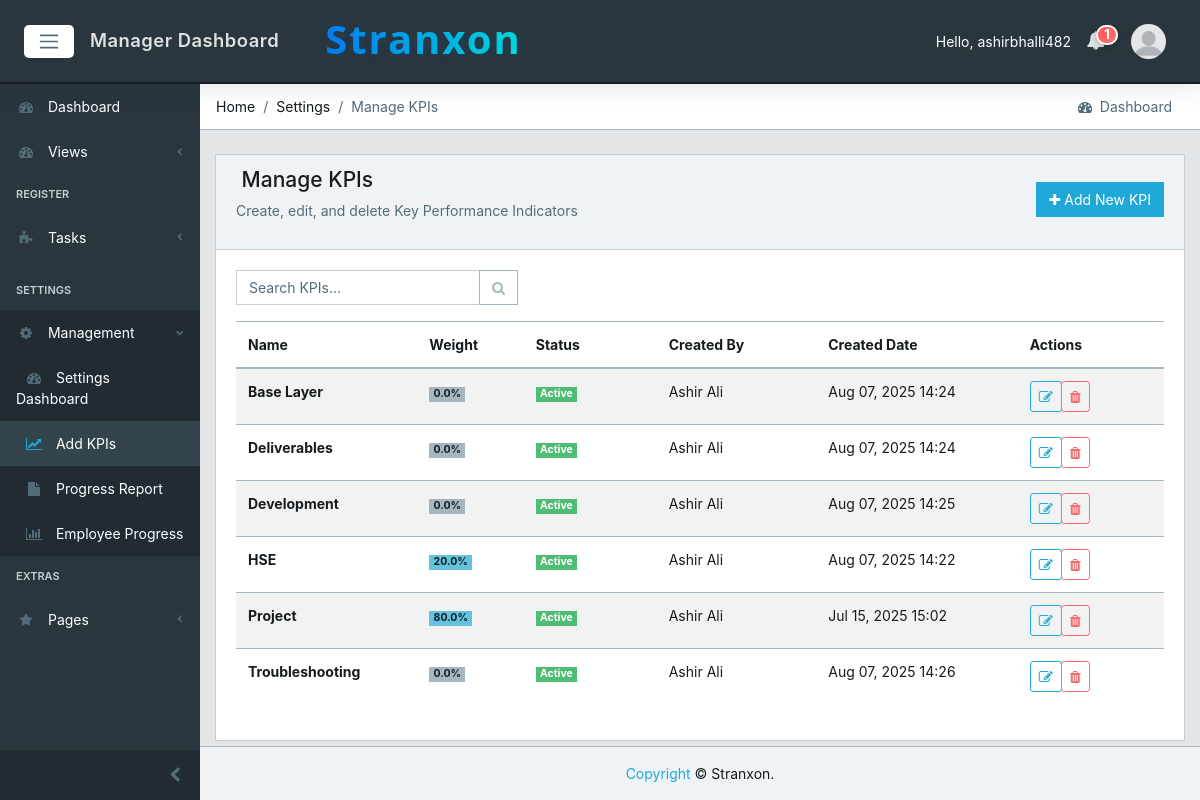
/settings/kpis/ (signed in), run on the app's committed database.
### core/models.py (models this page shows, shortened)
class CustomUser(AbstractUser):
    email = models.EmailField(unique=True)  # Make email unique for authentication
    user_type = models.CharField(max_length=15, choices=USER_TYPE_CHOICES, db_index=True)
    designation = models.CharField(max_length=100, blank=True, null=True)
    created_by = models.ForeignKey('self', on_delete=models.SET_NULL, null=True, blank=True, related_name='created_users')
    created_date = models.DateField(auto_now_add=True)
    created_time = models.TimeField(auto_now_add=True)
    under_supervision = models.ForeignKey('self', on_delete=models.SET_NULL, null=True, blank=True, related_name='supervised_users')
    avatar = models.ImageField(upload_to='core/avatar', blank=True, null=True)
    @property
    def avatar_url(self):
        try:
            if self.avatar:
                url = getattr(self.avatar, 'url', None)
                if url and ('cloudinary' in url or 'res.cloudinary.com' in url):
                    return url
                avatar_path = getattr(self.avatar, 'path', None)
                if avatar_path and os.path.isfile(avatar_path) and url:
                    return url
        except Exception:
            pass
        return static('core/img/avatar/blank_profile.png')

class KPI(models.Model):
    name = models.CharField(max_length=100, verbose_name="KPI Name")
    weight = models.FloatField(
        default=0.0,
        validators=[MinValueValidator(0), MaxValueValidator(100)],
        verbose_name="Weight (%)",
        help_text="Weight percentage for this KPI in employee progress calculation (0-100%)"
    )
    description = models.TextField(
        blank=True,
        verbose_name="Description",
        help_text="Description of what this KPI measures"
    )
    is_active = models.BooleanField(
        default=True,
        verbose_name="Active",
        help_text="Whether this KPI is active and used in calculations"
    )
    sort_order = models.IntegerField(
        default=0,
        verbose_name="Sort Order",
        help_text="Order in which KPIs are displayed"
    )
    created_at = models.DateTimeField(auto_now_add=True)
    created_by = models.ForeignKey(CustomUser, on_delete=models.SET_NULL, null=True, blank=True)
    class Meta:
        verbose_name = "KPI"
        verbose_name_plural = "KPIs"
        ordering = ['sort_order', 'name']

### core/views.py (the view)
# urls.py: path('settings/kpis/', views.KPIListView.as_view(), name='kpi-list'),
class KPIListView(LoginRequiredMixin, ManagerRequiredMixin, ListView):
    model = KPI
    template_name = 'core/kpi_list.html'
    context_object_name = 'kpis'
    ordering = ['name']
    paginate_by = 10
    def get_queryset(self):
        queryset = super().get_queryset()
        queryset = queryset.filter(created_by=self.request.user)
        search_query = self.request.GET.get('search', '')
        if search_query:
            queryset = queryset.filter(name__icontains=search_query)
        return queryset
    def get_context_data(self, **kwargs):
        context = super().get_context_data(**kwargs)
        context['search_query'] = self.request.GET.get('search', '')
        return context

### core/context_processors.py (called while the page is built)
def logged_user_processor(request):
    if request.user.is_authenticated:
        try:
            logged_user = CustomUser.objects.select_related('under_supervision').get(id=request.user.id)
            return {'logged_user': logged_user}
        except CustomUser.DoesNotExist:
            return {'logged_user': None}
    return {'logged_user': None}

def notifications_processor(request):
    if request.user.is_authenticated:
        cache_key = f"unread_count:{request.user.id}"
        unread_count = cache.get(cache_key)
        if unread_count is None:
            unread_count = Notification.objects.filter(recipient=request.user, read=False).count()
            cache.set(cache_key, unread_count, 15)  # short cache to keep badges fresh
        unread_notifications = (
            Notification.objects.select_related('sender')
            .filter(recipient=request.user, read=False)
            .order_by('-created_at')[:10]
        )
        return {
            'unread_notifications': unread_notifications,
            'unread_count': unread_count,
        }
    return {'unread_notifications': [], 'unread_count': 0}

def debug_flag_processor(request):
    return {"DEBUG": settings.DEBUG}

### core/views.py (called while the page is built)
    def test_func(self):
        return self.request.user.is_authenticated and self.request.user.user_type == 'manager'

### core/templates/core/kpi_list.html (shortened to what this page needs)
{% extends 'core/base.html' %}
{% load static %}
{% block breadcrumb %}
        <li class="breadcrumb-item">Home</li>
        <li class="breadcrumb-item">Settings</li>
        <li class="breadcrumb-item active">Manage KPIs</li>
{% endblock breadcrumb%}
{% block content %}
<div class="container">
  <div class="row">
    <div class="col-12">
      <div class="card">
        <div class="card-header d-md-flex justify-content-between align-items-center">
          <div>
            <h4> Manage KPIs</h4>
            <p class="text-muted">Create, edit, and delete Key Performance Indicators</p>
          </div>
          <a href="{% url 'core:kpi-create' %}" class="btn btn-primary">
            <i class="fa fa-plus"></i> Add New KPI
          </a>
        </div>
        <div class="card-body">
          <div class="row mb-3">
            <div class="col-md-6">
              <form method="get" class="form-inline">
                <div class="input-group">
                  <input type="text" name="search" class="form-control" placeholder="Search KPIs..." value="{{ search_query }}">
                  <div class="input-group-append">
                    <button type="submit" class="btn btn-outline-secondary">
                      <i class="fa fa-search"></i>
                    </button>
                  </div>
                </div>
              </form>
            </div>
          </div>
          {% if kpis %}
            <div class="table-responsive table-responsive-sm">
              <table class="table table-striped">
                <thead>
                  <tr>
                    <th class="text-nowrap" style="min-width:120px;">Name</th>
                    <th class="text-nowrap d-none d-sm-table-cell" style="min-width:80px;">Weight</th>
                    <th class="text-nowrap d-none d-md-table-cell" style="min-width:100px;">Status</th>
                    <th class="text-nowrap d-none d-lg-table-cell" style="min-width:120px;">Created By</th>
                    <th class="text-nowrap d-none d-xl-table-cell" style="min-width:130px;">Created Date</th>
                    <th class="text-nowrap" style="min-width:110px;">Actions</th>
                  </tr>
                </thead>
                <tbody>
                  {% for kpi in kpis %}
                    <tr>
                      <td class="text-nowrap" style="min-width:120px;">
                        <strong>{{ kpi.name }}</strong>
                      </td>
                      <td class="text-nowrap d-none d-sm-table-cell" style="min-width:80px;">
                        <span class="badge badge-{% if kpi.weight > 0 %}info{% else %}secondary{% endif %}">
                          {{ kpi.weight }}%
                        </span>
                      </td>
                      <td class="text-nowrap d-none d-md-table-cell" style="min-width:100px;">
                        <span class="badge badge-{% if kpi.is_active %}success{% else %}danger{% endif %}">
                          {% if kpi.is_active %}Active{% else %}Inactive{% endif %}
                        </span>
                      </td>
                      <td class="text-nowrap d-none d-lg-table-cell" style="min-width:120px;">
                        {% if kpi.created_by %}
                          {{ kpi.created_by.get_full_name }}
                        {% else %}
                          <span class="text-muted">System</span>
                        {% endif %}
                      </td>
                      <td class="text-nowrap d-none d-xl-table-cell" style="min-width:130px;">{{ kpi.created_at|date:"M d, Y H:i" }}</td>
                      <td class="text-nowrap" style="min-width:110px;">
                        <div class="btn-group btn-group-sm">
                          <a href="{% url 'core:kpi-edit' kpi.pk %}" class="btn btn-outline-primary" title="Edit">
                            <i class="fa fa-edit"></i>
                          </a>
                          <a href="{% url 'core:kpi-delete' kpi.pk %}" class="btn btn-outline-danger" title="Delete">
                            <i class="fa fa-trash"></i>
                          </a>
                        </div>
                      </td>
                    </tr>
                  {% endfor %}
                </tbody>
              </table>
            </div>
          {% endif %}
        </div>
      </div>
    </div>
  </div>
</div>
{% endblock %}

### core/templates/core/base.html (shortened to what this page needs)
{% load static %}
<!DOCTYPE html>
<html lang="en">
<head>
  <link href="{% static 'core/css/font-awesome.min.css' %}" rel="stylesheet">
  <link href="{% static 'core/css/simple-line-icons.min.css' %}" rel="stylesheet">
  <link href="{% static 'core/css/estilo.css' %}" rel="stylesheet">
  <link href="{% static 'core/css/style.css' %}" rel="stylesheet">
</head>
{% block body %}
<body class="app header-fixed sidebar-fixed aside-menu-fixed aside-menu-hidden">
  <header class="app-header navbar">
    <button class="navbar-toggler sidebar-toggler d-md-down-none" type="button">
      <span class="navbar-toggler-icon"></span>
    </button>
    <ul class="nav navbar-nav d-md-down-none">
      <li class="nav-item px-3">
        <a class="nav-link" href="{% url 'core:dashboard' %}">
          {% if user.user_type == 'admin' %}Admin Dashboard
          {% elif user.user_type == 'manager' %}Manager Dashboard
          {% else %}Employee Dashboard{% endif %}
        </a>
      </li>
    </ul>
    <div class="brand-gui d-none d-md-inline">
      <a href="{% url 'core:dashboard' %}"><h1 class="company-name">Stranxon</h1></a>
    </div>
    <ul class="nav navbar-nav ml-auto">
      {% if user.is_authenticated %}
      <li class="text-white d-none d-md-inline">Hello, {{ user.username }}</li>
      {% else %}
      <li class="text-muted">
        <a href="{% url 'core:login' %}">sign in</a>
      </li>
      {% endif %}
      <li class="nav-item dropdown">
        <a class="nav-link" data-toggle="dropdown" href="#" role="button" aria-haspopup="true" aria-expanded="false">
          <i class="fa fa-bell"></i>
          {% if unread_count and unread_count > 0 %}
            <span class="badge badge-pill badge-notify">{{ unread_count }}</span>
          {% endif %}
        </a>
      </li>
      <li class="nav-item dropdown">
        <a class="nav-link" data-toggle="dropdown" href="#" role="button" aria-haspopup="true" aria-expanded="false">
          {% if user.is_authenticated and logged_user %}
            <img src="{{ logged_user.avatar_url }}" class="img-avatar" alt="img">
          {% else %}
            <img src="{% static 'core/img/avatar/blank_profile.png' %}" class="img-avatar" alt="img">
          {% endif %}
        </a>
      </li>
    </ul>
  </header>
  <div class="app-body">
    <div class="sidebar">
      <nav class="sidebar-nav">
        <ul class="nav">
          <li class="nav-item">
            <a class="nav-link" href="{% url 'core:dashboard' %}"><i class="fa fa-tachometer"></i> Dashboard</a>
          </li>
          <li class="nav-item nav-dropdown">
            <a class="nav-link nav-dropdown-toggle" href="#"><i class="fa fa-tachometer"></i> Views</a>
          </li>
          <li class="nav-title">
            Register
          </li>
          {% if user.user_type != 'admin' %}
          <li class="nav-item nav-dropdown">
            <a class="nav-link nav-dropdown-toggle" href="#"><i class="fa fa-puzzle-piece"></i> Tasks</a>
          </li>
          {% endif %}
          {% if user.user_type == 'manager' %}
          <li class="divider"></li>
          <li class="nav-title">
            Settings
          </li>
          <li class="nav-item nav-dropdown">
            <a class="nav-link nav-dropdown-toggle" href="#"><i class="fa fa-cog"></i> Management</a>
            <ul class="nav-dropdown-items">
              <li class="nav-item">
                <a class="nav-link" href="{% url 'core:settings-dashboard' %}"><i class="fa fa-tachometer ml-2"></i> Settings Dashboard</a>
              </li>
              <li class="nav-item">
                <a class="nav-link" href="{% url 'core:kpi-list' %}"><i class="fa fa-line-chart ml-2"></i> Add KPIs</a>
              </li>
              <li class="nav-item">
                <a class="nav-link" href="{% url 'core:progress-report' %}"><i class="fa fa-file ml-2"></i> Progress Report</a>
              </li>
              <li class="nav-item">
                <a class="nav-link" href="{% url 'core:employee-progress-list' %}"><i class="fa fa-bar-chart ml-2"></i> Employee Progress</a>
              </li>
            </ul>
          </li>
          {% endif %}
          <li class="nav-title">
            Extras
          </li>
          <li class="nav-item nav-dropdown">
            <a class="nav-link nav-dropdown-toggle" href="#"><i class="fa fa-star"></i> Pages</a>
          </li>
        </ul>
      </nav>
      <button class="sidebar-minimizer brand-minimizer" type="button"></button>
    </div>
    <main class="main">
      <ol class="breadcrumb">
        {% block breadcrumb %}{% endblock breadcrumb%}
        <li class="breadcrumb-menu d-md-down-none">
          <div class="btn-group" role="group" aria-label="Button group">
            <a class="btn" href="./"><i class="fa fa-tachometer"></i> &nbsp;Dashboard</a>
          </div>
        </li>
      </ol>
{% block content %}
{% endblock %}
    </main>
  </div>
  <footer class="app-footer text-center justify-content-center fixed-bottom py-2 py-lg-3">
    <span><a href="#">Copyright</a> © Stranxon.</span>
  </footer>
</body>
{% endblock body %}
</html>

### static/core/css/estilo.css (style rules this page uses)
.brand-gui { width: 50px; position: relative; }

### data on the page
CustomUser: username "ashirbhalli482"
KPI: name "Base Layer", weight "0.0", is_active "Active", created_by.get_full_name "Ashir Ali", created_at "Aug 07, 2025 14:24"
KPI: name "Deliverables", weight "0.0", is_active "Active", created_by.get_full_name "Ashir Ali", created_at "Aug 07, 2025 14:24"
KPI: name "Development", weight "0.0", is_active "Active", created_by.get_full_name "Ashir Ali", created_at "Aug 07, 2025 14:25"
KPI: name "HSE", weight "20.0", is_active "Active", created_by.get_full_name "Ashir Ali", created_at "Aug 07, 2025 14:22"
KPI: name "Project", weight "80.0", is_active "Active", created_by.get_full_name "Ashir Ali", created_at "Jul 15, 2025 15:02"
KPI: name "Troubleshooting", weight "0.0", is_active "Active", created_by.get_full_name "Ashir Ali", created_at "Aug 07, 2025 14:26"

### other printed values
{{ unread_count }} "1"
